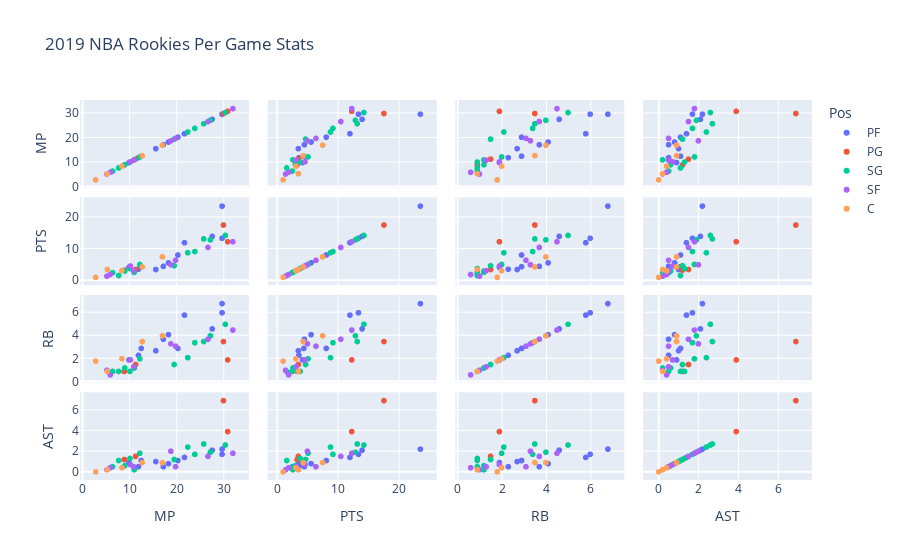

This figure's notebook cell:
### Code cell
fig = px.scatter_matrix(rookies, dimensions=["MP", "PTS", "RB", "AST"], title="2019 NBA Rookies Per Game Stats", color ='Pos', hover_data = ['Player'])

fig.show()

### Figure 1 — Plotly figure (JSON) as saved in the notebook; plotly's stock layout.template omitted (floating-point values rounded to 4 significant figures)
{"data": [{"customdata": [["Zion Williamson"], ["Rui Hachimura"], ["Cameron Johnson"], ["Brandon Clarke"], ["Grant Williams"], ["Darius Bazley"], ["Nassir Little"], ["Nicolas Claxton"], ["Alen Smailagić"], ["Eric Paschall"], ["Jalen McDaniels"]], "dimensions": [{"axis": {"matches": true}, "label": "MP", "values": [29.7, 29.7, 20.3, 21.7, 15.6, 17.2, 11.9, 12.5, 9.9, 27.6, 18.3]}, {"axis": {"matches": true}, "label": "PTS", "values": [23.6, 13.4, 8.1, 12, 3.5, 4.5, 3.6, 4.4, 4.2, 14, 5.6]}, {"axis": {"matches": true}, "label": "RB", "values": [6.8, 6, 2.9, 5.8, 2.7, 3.7, 2.3, 2.9, 1.9, 4.6, 4.1]}, {"axis": {"matches": true}, "label": "AST", "values": [2.2, 1.7, 1.1, 1.4, 1, 0.5, 0.5, 1.1, 0.9, 2.1, 0.8]}], "hoverlabel": {"namelength": 0}, "hovertemplate": "Pos=PF<br>%{xaxis.title.text}=%{x}<br>%{yaxis.title.text}=%{y}<br>Player=%{customdata[0]}", "legendgroup": "PF", "marker": {"color": "#636efa", "symbol": "circle"}, "name": "PF", "showlegend": true, "type": "splom"}, {"customdata": [["Ja Morant"], ["Darius Garland"], ["Ty Jerome"], ["Tremont Waters"]], "dimensions": [{"axis": {"matches": true}, "label": "MP", "values": [30, 30.9, 11.3, 8.9]}, {"axis": {"matches": true}, "label": "PTS", "values": [17.6, 12.3, 3.5, 3.3]}, {"axis": {"matches": true}, "label": "RB", "values": [3.5, 1.9, 1.5, 0.9]}, {"axis": {"matches": true}, "label": "AST", "values": [6.9, 3.9, 1.5, 1.2]}], "hoverlabel": {"namelength": 0}, "hovertemplate": "Pos=PG<br>%{xaxis.title.text}=%{x}<br>%{yaxis.title.text}=%{y}<br>Player=%{customdata[0]}", "legendgroup": "PG", "marker": {"color": "#EF553B", "symbol": "circle"}, "name": "PG", "showlegend": true, "type": "splom"}, {"customdata": [["RJ Barrett"], ["Jarrett Culver"], ["Coby White"], ["Tyler Herro"], ["Romeo Langford"], ["Nickeil Alexander-Walker"], ["Matisse Thybulle"], ["Jordan Poole"], ["Carsen Edwards"], ["Justin James"], ["Jaylen Nowell"], ["Terance Mann"]], "dimensions": [{"axis": {"matches": true}, "label": "MP", "values": [30.4, 23.9, 25.8, 27.2, 11, 12.2, 19.5, 22.4, 9, 6.4, 10.1, 7.7]}, {"axis": {"matches": true}, "label": "PTS", "values": [14.3, 9.2, 13.2, 12.9, 2.6, 5.1, 4.7, 8.8, 3, 2.5, 3.8, 1.6]}, {"axis": {"matches": true}, "label": "RB", "values": [5, 3.4, 3.5, 4, 1.2, 2, 1.5, 2.1, 1.2, 0.9, 0.9, 0.9]}, {"axis": {"matches": true}, "label": "AST", "values": [2.6, 1.7, 2.7, 1.9, 0.2, 1.8, 1.2, 2.4, 0.6, 0.5, 1.3, 1.1]}], "hoverlabel": {"namelength": 0}, "hovertemplate": "Pos=SG<br>%{xaxis.title.text}=%{x}<br>%{yaxis.title.text}=%{y}<br>Player=%{customdata[0]}", "legendgroup": "SG", "marker": {"color": "#00cc96", "symbol": "circle"}, "name": "SG", "showlegend": true, "type": "splom"}, {"customdata": [["De'Andre Hunter"], ["Cam Reddish"], ["Sekou Doumbouya"], ["Keldon Johnson"], ["KZ Okpala"], ["Cody Martin"], ["Admiral Schofield"], ["Ignas Brazdeikis"]], "dimensions": [{"axis": {"matches": true}, "label": "MP", "values": [32, 26.7, 19.8, 10.2, 5.2, 18.8, 10.9, 5.9]}, {"axis": {"matches": true}, "label": "PTS", "values": [12.3, 10.5, 6.4, 4.6, 1.4, 5, 3.1, 1.9]}, {"axis": {"matches": true}, "label": "RB", "values": [4.5, 3.7, 3.1, 1.9, 1, 3.3, 1.3, 0.6]}, {"axis": {"matches": true}, "label": "AST", "values": [1.8, 1.5, 0.5, 0.7, 0.2, 2, 0.5, 0.4]}], "hoverlabel": {"namelength": 0}, "hovertemplate": "Pos=SF<br>%{xaxis.title.text}=%{x}<br>%{yaxis.title.text}=%{y}<br>Player=%{customdata[0]}", "legendgroup": "SF", "marker": {"color": "#ab63fa", "symbol": "circle"}, "name": "SF", "showlegend": true, "type": "splom"}, {"customdata": [["Jaxson Hayes"], ["Goga Bitadze"], ["Mfiondu Kabengele"], ["Bruno Fernando"], ["Dewan Hernandez"]], "dimensions": [{"axis": {"matches": true}, "label": "MP", "values": [17, 8.4, 5.3, 12.7, 2.8]}, {"axis": {"matches": true}, "label": "PTS", "values": [7.5, 3.1, 3.5, 4.3, 1]}, {"axis": {"matches": true}, "label": "RB", "values": [4, 2, 0.9, 3.5, 1.8]}, {"axis": {"matches": true}, "label": "AST", "values": [0.9, 0.4, 0.2, 0.9, 0]}], "hoverlabel": {"namelength": 0}, "hovertemplate": "Pos=C<br>%{xaxis.title.text}=%{x}<br>%{yaxis.title.text}=%{y}<br>Player=%{customdata[0]}", "legendgroup": "C", "marker": {"color": "#FFA15A", "symbol": "circle"}, "name": "C", "showlegend": true, "type": "splom"}], "layout": {"dragmode": "select", "legend": {"title": {"text": "Pos"}, "tracegroupgap": 0}, "title": {"text": "2019 NBA Rookies Per Game Stats"}}}
